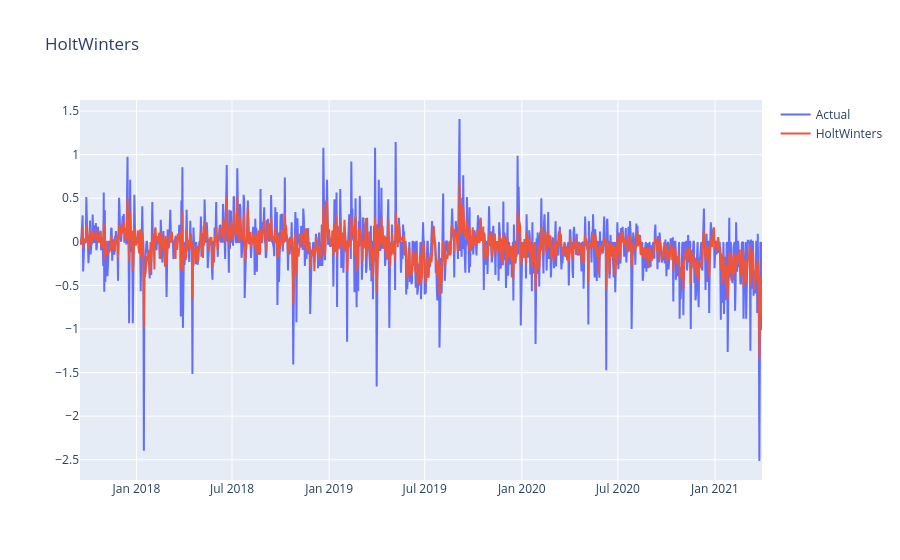

Notebook cell for this chart:
### Code cell
plotly_df(df_holt, title='HoltWinters')

### Figure 1 — Plotly figure (JSON) as saved in the notebook; plotly's stock layout.template omitted (floating-point values rounded to 4 significant figures; data arrays with more than 128 entries replaced by an {"elided": "..."} marker saying what was removed)
{"data": [{"mode": "lines", "name": "Actual", "type": "scatter", "x": {"elided": "1293 str values"}, "y": {"elided": "1293 float values"}}, {"mode": "lines", "name": "HoltWinters", "type": "scatter", "x": {"elided": "1293 str values"}, "y": {"elided": "1293 float values"}}], "layout": {"title": {"text": "HoltWinters"}}}
